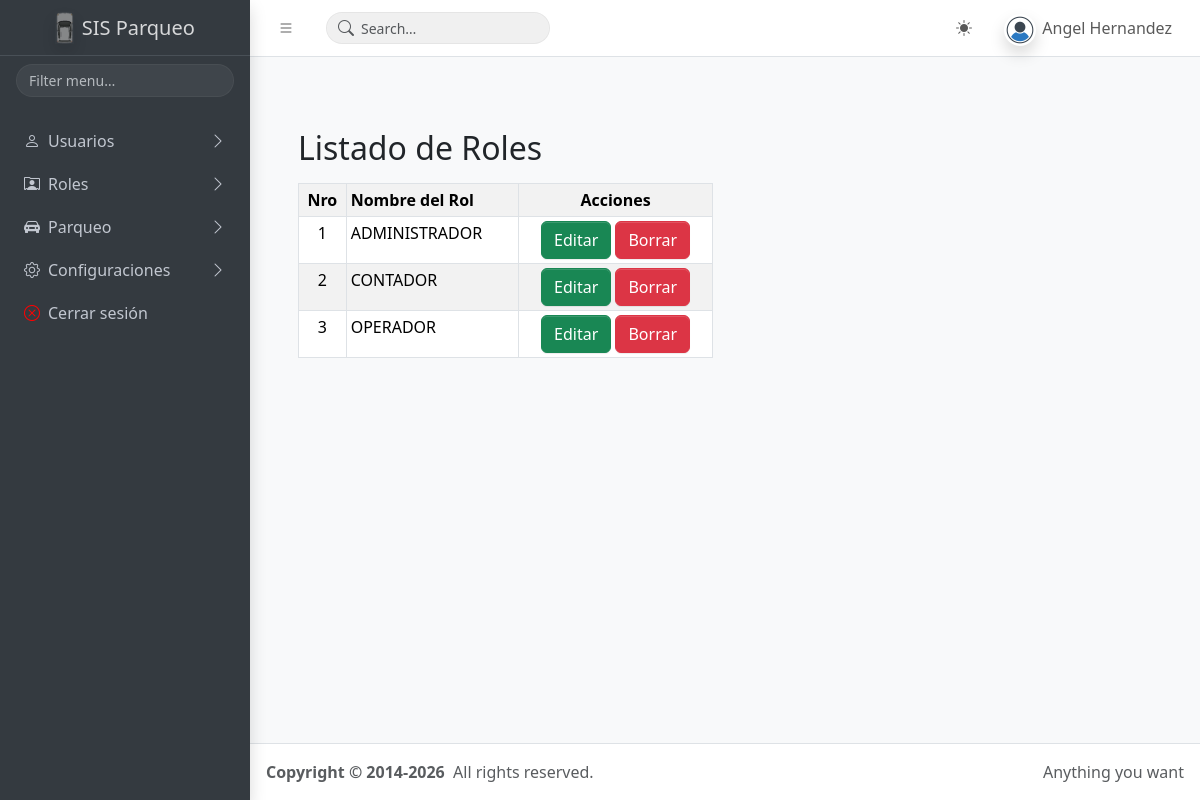
The app's page /roles/index.php (signed in) with its own data.
### tables this page shows
CREATE TABLE `tb_usuarios` (
  `id` int(11) NOT NULL,
  `nombres` varchar(255) DEFAULT NULL,
  `rol` varchar(255) DEFAULT NULL,
  `email` varchar(255) DEFAULT NULL,
  `email_verificado` varchar(255) DEFAULT NULL,
  `contrasena` varchar(255) DEFAULT NULL,
  `token` varchar(255) DEFAULT NULL,
  `fyh_creacion` datetime DEFAULT NULL,
  `fyh_actualizacion` datetime DEFAULT NULL,
  `fyh_eliminacion` datetime DEFAULT NULL,
  `estado` varchar(10) DEFAULT NULL
);

CREATE TABLE `tb_rol` (
  `id_rol` int(11) NOT NULL,
  `nombre` varchar(255) DEFAULT NULL,
  `fyh_creacion` datetime DEFAULT NULL,
  `fyh_actualizacion` datetime DEFAULT NULL,
  `fyh_eliminacion` datetime DEFAULT NULL,
  `estado` varchar(10) DEFAULT NULL
);

### app/config.php (called while the page is built, shortened)
<?php
$URL = "http://localhost/www.sisparqueo.com";
?>

### layout/admin/datos_usuario.php (called while the page is built, shortened)
<?php
if (isset($_SESSION['usuario_sesion'])) {
    $usuario_sesion = $_SESSION['usuario_sesion'];
    $query_usuario_session = $pdo->prepare("SELECT * FROM tb_usuarios WHERE email = '$usuario_sesion' AND estado = 1");
    $query_usuario_session->execute();
    $session_usuarios = $query_usuario_session->fetchAll(PDO::FETCH_ASSOC);
    foreach ($session_usuarios as $usuario_loggeado){
    }
    $nombre_usuario_sesion = $usuario_loggeado['nombres'];
} else {
    header("Location: " . $URL . "/");
};
?>

### roles/index.php (the view, shortened to what this page needs)
<?php
include('../app/config.php');
include('../layout/admin/datos_usuario.php');
?>
<!doctype html>
<html lang="es">
<head>
    <?php include("../layout/admin/head.php"); ?>
</head>
<body class="layout-fixed sidebar-expand-lg bg-body-tertiary">
    <div class="app-wrapper">
        <?php include("../layout/admin/navbar.php"); ?>
        <main class="app-main">
            <br>
            <div class="container-fluid p-5">
                <div class="row">
                    <h2 class="mb-3">Listado de Roles</h2>
                    <div class="col-md-6">
                        <table class="table table-bordered table-sm table-striped">
                            <th>
                                <center>Nro</center>
                            </th>
                            <th>Nombre del Rol</th>
                            <th>
                                <center>Acciones</center>
                            </th>
                            <?php
                            $contador = 0;
                            $query_usuario = $pdo->prepare("SELECT * FROM tb_rol WHERE estado = 1");
                            $query_usuario->execute();
                            $usuarios = $query_usuario->fetchAll(PDO::FETCH_ASSOC);
                            foreach ($usuarios as $usuario) {
                                $contador = $contador + 1;
                            ?>
                                <tr>
                                    <td>
                                        <center><?php echo $contador; ?></center>
                                    </td>
                                    <td><?php echo $usuario['nombre']; ?></td>
                                    <td>
                                        <center>
                                            <a href="update.php?id=<?php echo $usuario['id_rol']; ?>" class="btn btn-success">Editar</a>
                                            <a href="delete.php?id=<?php echo $usuario['id_rol']; ?>" class="btn btn-danger">Borrar</a>
                                        </center>
                                    </td>
                                </tr>
                            <?php
                            }
                            ?>
                        </table>
                    </div>
                </div>
            </div>
        </main>
        <?php include("../layout/admin/footer.php"); ?>
    </div>
</body>
</html>

### layout/admin/navbar.php (shortened to what this page needs)
<nav class="app-header navbar navbar-expand bg-body">
        <div class="container-fluid">
          <ul class="navbar-nav">
            <li class="nav-item">
              <a
                class="nav-link"
                data-lte-toggle="sidebar"
                href="#"
                role="button"
                aria-label="Toggle sidebar"
              >
                <i class="bi bi-list"></i>
              </a>
            </li>
          </ul>
          <form
            class="navbar-search d-none d-md-block ms-3"
            role="search"
            action="./pages/search-results.html"
          >
            <div class="navbar-search-field">
              <input
                type="search"
                id="navbar-search-input"
                name="q"
                class="form-control"
                placeholder="Search…"
                autocomplete="off"
              />
              <button class="navbar-search-submit" type="submit" aria-label="Submit search">
                <i class="bi bi-search" aria-hidden="true"></i>
              </button>
            </div>
          </form>
          <ul class="navbar-nav ms-auto">
            <li class="nav-item dropdown">
              <a
                class="nav-link"
                href="#"
                id="bd-theme"
                aria-label="Toggle color scheme"
                data-bs-toggle="dropdown"
                aria-expanded="false"
              >
                <i class="bi bi-sun-fill" data-lte-theme-icon="light"></i>
              </a>
            </li>
            <li class="nav-item dropdown user-menu">
              <a href="#" class="nav-link dropdown-toggle" data-bs-toggle="dropdown">
                <img
                  src="<?php echo $URL;?>/public/imagenes/usuario.png"
                  class="user-image rounded-circle shadow"
                  alt="<?php echo $nombre_usuario_sesion; ?>"
                />
                <span class="d-none d-md-inline"><?php echo $nombre_usuario_sesion; ?></span>
              </a>
            </li>
          </ul>
        </div>
      </nav>
      <aside class="app-sidebar bg-body-secondary shadow" data-bs-theme="dark">
        <div class="sidebar-brand">
          <a href="<?php echo $URL; ?>/principal.php" class="brand-link">
            <img src="<?php echo $URL;?>/public/imagenes/logo.png" alt="SIS Parqueo" class="brand-image opacity-75 shadow"/>
            <span class="brand-text fw-light">SIS Parqueo</span>
          </a>
        </div>
        <div class="sidebar-search" role="search">
          <input
            type="search"
            id="sidebar-search-input"
            class="form-control form-control-sm"
            placeholder="Filter menu…"
            autocomplete="off"
            data-lte-toggle="sidebar-search"
            data-lte-target="#navigation"
          />
        </div>
        <div class="sidebar-wrapper">
          <nav class="mt-2" aria-label="Main navigation">
            <ul class="nav sidebar-menu flex-column" data-lte-toggle="treeview" data-accordion="false" id="navigation">
            <li class="nav-item">
                <a href="#" class="nav-link">
                    <i class="bi bi-person"></i>
                  <p>
                    Usuarios
                  </p>
                </a>
              </li>
            <li class="nav-item">
                <a href="#" class="nav-link">
                    <i class="bi bi-person-rolodex"></i>
                  <p>
                    Roles
                  </p>
                </a>
              </li>
              <li class="nav-item">
                <a href="#" class="nav-link">
                <i class="bi bi-car-front-fill"></i>
                  <p>
                    Parqueo
                  </p>
                </a>
              </li>
              <li class="nav-item">
                <a href="#" class="nav-link">
                <i class="bi bi-gear"></i>
                  <p>
                    Configuraciones
                  </p>
                </a>
              </li>
              <li class="nav-item">
                <a href="<?php echo $URL;?>/login/cerrar_sesion.php" class="nav-link">
                    <i class="bi bi-x-circle" style="color: red;"></i>
                    <p>Cerrar sesión</p>
                    </a>
              </li>
            </ul>
          </nav>
        </div>
      </aside>

### records on screen
tb_usuarios: nombres "Angel Hernandez"
tb_rol: nombre "ADMINISTRADOR"
tb_rol: nombre "CONTADOR"
tb_rol: nombre "OPERADOR"
